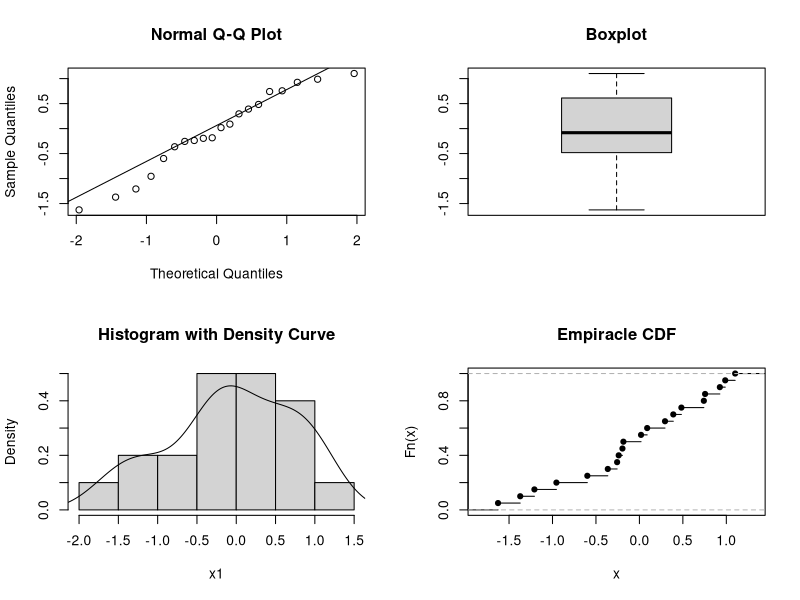
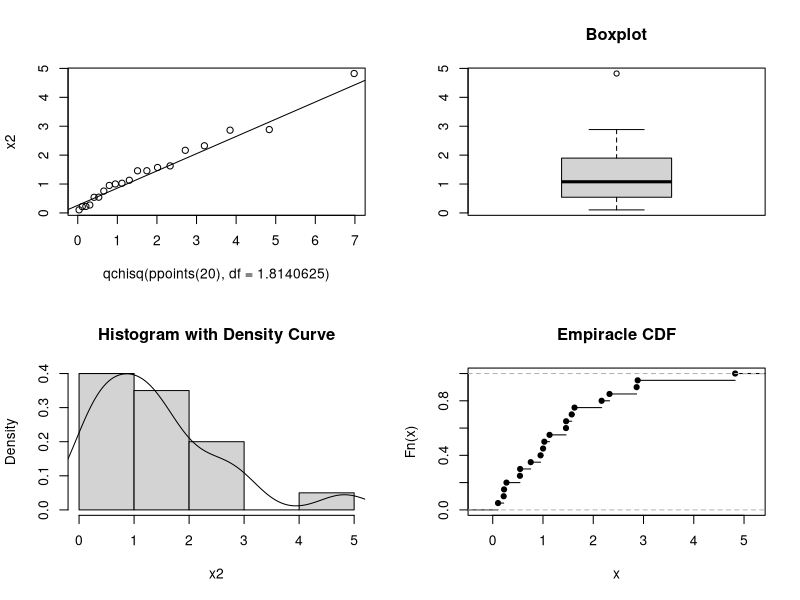
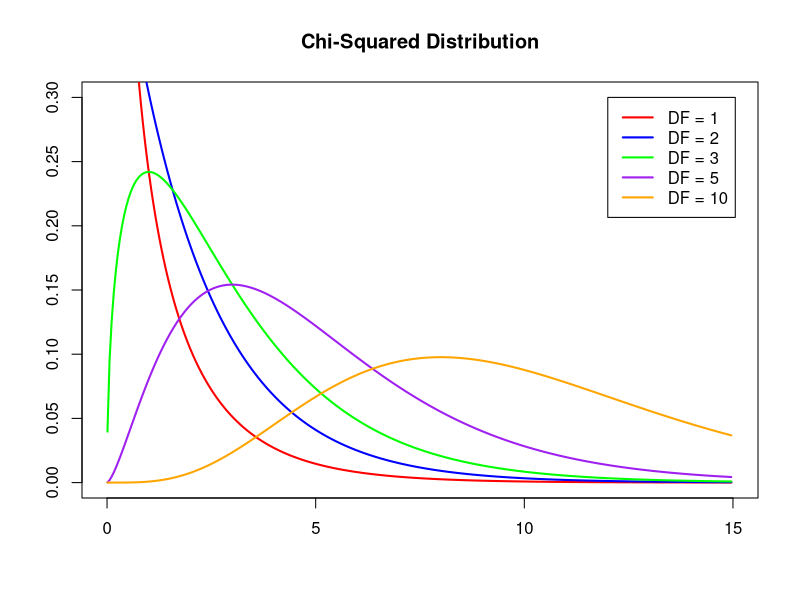
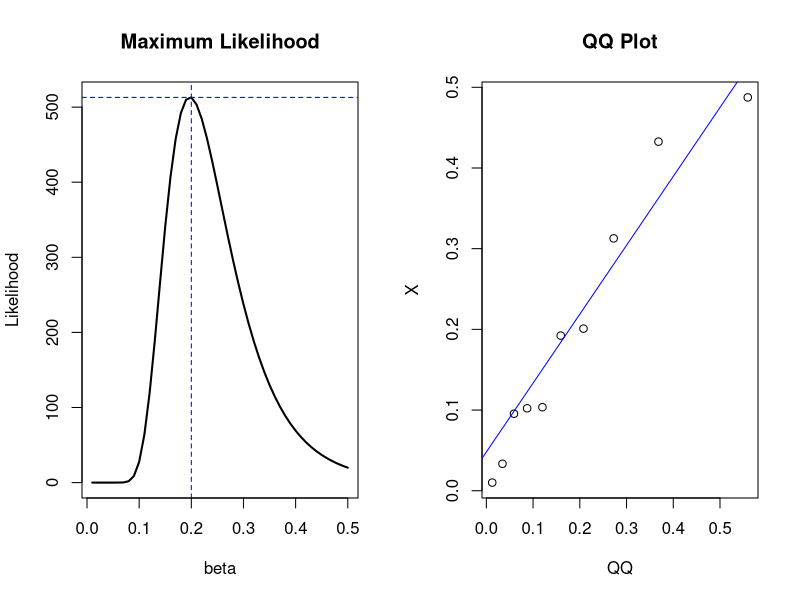

The R source for these figures, in order:
## ---- chunk 1
library(nortest)
library(MASS)

## Draw some random data
set.seed(10)
x1 = rnorm(20)

## Distribution plots
par(mfrow = c(2, 2))
qqnorm(x1)
qqline(x1)
boxplot(x1, main = "Boxplot")
hist(x1, freq = FALSE, main = "Histogram with Density Curve")
lines(density(x1))
plot(ecdf(x1), main = "Empiracle CDF")

## ---- chunk 2
## Are the data from a normal distribution?
shapiro.test(x1)     ## Shapiro-Wilk Test
ad.test(x1)          ## Anderson Darling Test
ks.test(x1, 'pnorm') ## Kolmogorov-Smirnoff Test

## ---- chunk 3
## Draw some random data
set.seed(10)
x2 = rchisq(n = 20, 2)

## Estimate the DF parameter by maximum likelihood 
fitdistr(x = x2, dchisq, start = list(df = 2))

## Input the estimate from MLE
ks.test(x = x2, y = pchisq, df = 1.8140625)

## Distribution plots
par(mfrow = c(2, 2))
qqplot(qchisq(ppoints(20), df = 1.8140625), x2)
qqline(x2, distribution = function(p) qchisq(p, df = 1.8140625))
boxplot(x2, main = "Boxplot")
hist(x2, freq = FALSE, main = "Histogram with Density Curve")
lines(density(x2))
plot(ecdf(x2), main = "Empiracle CDF")

par(mfrow = c(1,1))

## Plot the Chi-Squared Distribution with multiple degrees of freedom.
## As DF increases, the distibution converges to the normal distribution
x = seq(.01, 15, by = .05)

plot(x = c(0, 15), y = c(0, .3), type = "n", 
     xlab = "", ylab = "", main = "Chi-Squared Distribution")
lines(x = x, y = dchisq(x, df = 1), col = "red", lwd = 2)
lines(x = x, y = dchisq(x, df = 2), col = "blue", lwd = 2)
lines(x = x, y = dchisq(x, df = 3), col = "green", lwd = 2)
lines(x = x, y = dchisq(x, df = 5), col = "purple", lwd = 2)
lines(x = x, y = dchisq(x, df = 10), col = "orange", lwd = 2)

legend(12, .30,
       c("DF = 1", "DF = 2", "DF = 3", "DF = 5", "DF = 10"),
       lty = rep(1, 5),
       lwd = rep(2, 5),
       col = c("red", "blue", "green", "purple", "orange"))

## ---- chunk 4

## Generate data from the exponential distribution with mean = 1/5
set.seed(1000)
X = rexp(n = 10, rate = 5)

## sample size and range of betas to test
n = 10; beta = seq(.01, .5, by = .01)

## Liklihood function
Likelihood = (1/beta)^n * exp(-1/beta * sum(X))

## Maximum Likelihood
(mle = max(Likelihood))
(mle.beta = beta[which(Likelihood == mle)])

## Statistical test for how well the specified distribution fits the data
ks.test(x = X, y = "pexp", rate = 1/mle.beta)

par(mfrow = c(1, 2))

## Plot the maximum likelihood
plot(x = beta, y = Likelihood, type = "l", main = "Maximum Likelihood", lwd = 2)
abline(h = mle, v = mle.beta, lty = 2, col = "blue")

## QQplot for assessing distribution fit visually
qqplot(qexp(ppoints(10), rate = 1/mle.beta), X, xlab = "QQ", main = "QQ Plot")
qqline(X, distribution = function(p) qexp(p, rate = 1/mle.beta), col = "blue")
